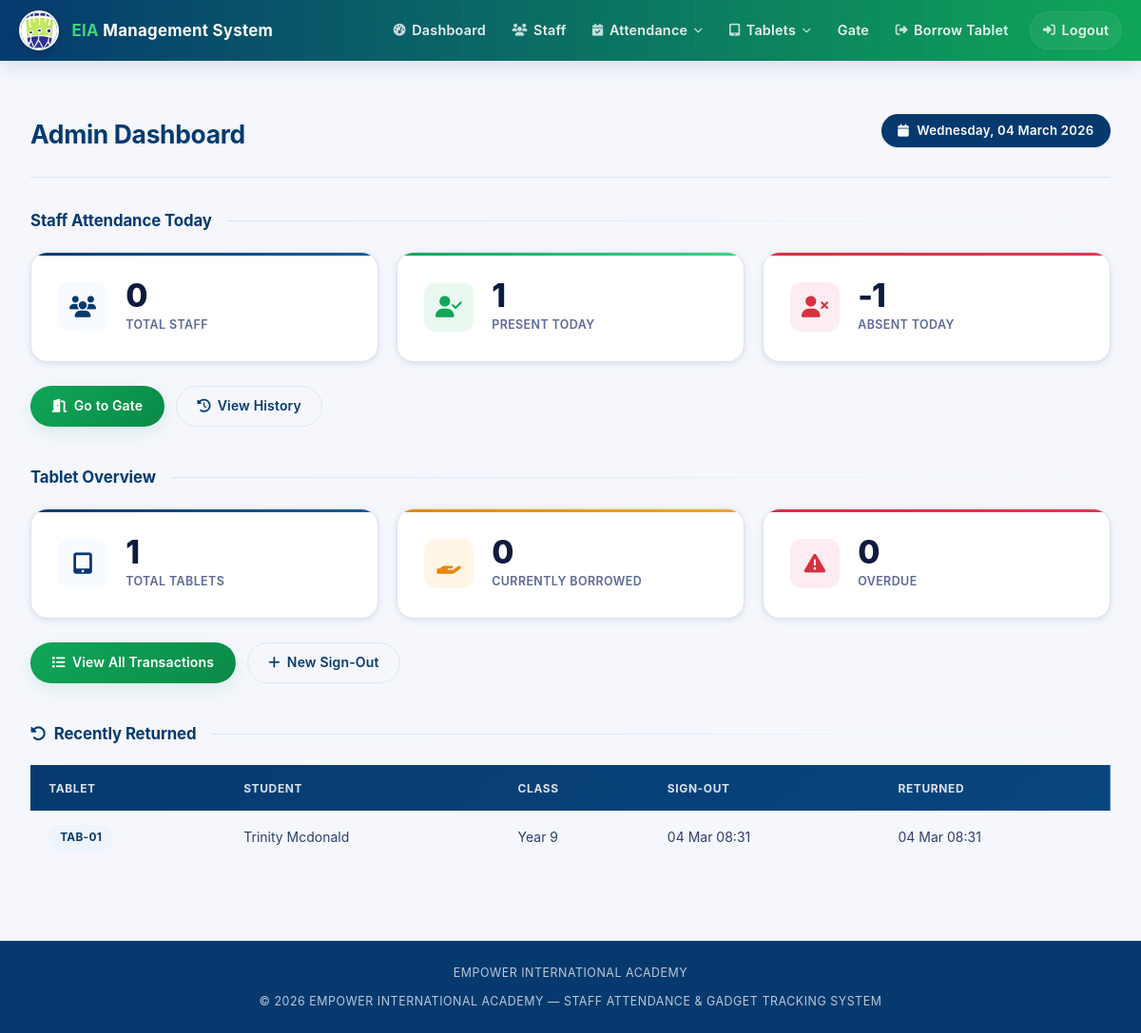
/dashboard (signed in), run on the app's committed database.
### tables this page shows
CREATE TABLE tablet_transactions (
            id                   INTEGER PRIMARY KEY AUTOINCREMENT,
            tablet_id            INTEGER NOT NULL REFERENCES tablets(id),
            student_name         TEXT    NOT NULL,
            student_class        TEXT,
            quantity             INTEGER DEFAULT 1,
            duration_hours       REAL    NOT NULL,
            sign_out_time        TEXT    DEFAULT (datetime('now')),
            expected_return_time TEXT,
            sign_back_time       TEXT,
            took_charger         INTEGER DEFAULT 0,
            took_earphones       INTEGER DEFAULT 0,
            status               TEXT    DEFAULT 'Borrowed',
            created_at           TEXT    DEFAULT (datetime('now'))
        );

CREATE TABLE tablets (
            id          INTEGER PRIMARY KEY AUTOINCREMENT,
            tablet_id   TEXT    NOT NULL UNIQUE,
            name        TEXT,
            is_active   INTEGER DEFAULT 1,
            created_at  TEXT    DEFAULT (datetime('now'))
        );

### app.py (the view)
@app.route('/dashboard')
@login_required
def dashboard():
    today = date.today().isoformat()
    now   = datetime.utcnow().isoformat()
    with get_db() as conn:
        total_staff   = conn.execute("SELECT COUNT(*) FROM staff WHERE is_active=1").fetchone()[0]
        present_today = conn.execute(
            "SELECT COUNT(*) FROM attendance WHERE date=? AND status='Present'", (today,)
        ).fetchone()[0]
        absent_today  = total_staff - present_today
        total_tablets  = conn.execute("SELECT COUNT(*) FROM tablets WHERE is_active=1").fetchone()[0]
        borrowed_count = conn.execute(
            "SELECT COUNT(*) FROM tablet_transactions WHERE status='Borrowed'"
        ).fetchone()[0]
        overdue = conn.execute("""
            SELECT tt.*, t.tablet_id AS tab_code
            FROM tablet_transactions tt
            JOIN tablets t ON tt.tablet_id = t.id
            WHERE tt.status='Borrowed' AND tt.expected_return_time < ?
        """, (now,)).fetchall()
        recently_returned = conn.execute("""
            SELECT tt.*, t.tablet_id AS tab_code
            FROM tablet_transactions tt
            JOIN tablets t ON tt.tablet_id = t.id
            WHERE tt.status='Returned'
            ORDER BY tt.sign_back_time DESC LIMIT 5
        """).fetchall()
    return render_template('dashboard.html',
        total_staff=total_staff,
        present_today=present_today,
        absent_today=absent_today,
        total_tablets=total_tablets,
        borrowed_tablets=borrowed_count,
        overdue_tablets=overdue,
        recently_returned=recently_returned,
        today=date.today()
    )

### app.py (called while the page is built)
def get_db():
    conn = sqlite3.connect(DB_PATH)
    conn.row_factory = sqlite3.Row
    conn.execute("PRAGMA foreign_keys = ON")
    return conn

def login_required(f):
    @wraps(f)
    def decorated(*args, **kwargs):
        if 'logged_in' not in session:
            flash('Please log in to access this page.', 'warning')
            return redirect(url_for('login'))
        return f(*args, **kwargs)
    return decorated

@app.template_filter('fmt_dt')
def fmt_dt(value):
    if not value: return '—'
    try:
        return datetime.fromisoformat(value).strftime('%d %b %H:%M')
    except Exception:
        return value

### eia_system/templates/dashboard.html (shortened to what this page needs)
{% extends 'base.html' %}
{% block content %}
<div class="page-header">
  <h1>Admin Dashboard</h1>
  <span class="date-badge"><i class="fas fa-calendar"></i> {{ today.strftime('%A, %d %B %Y') }}</span>
</div>
<section class="section">
  <h2 class="section-title"> Staff Attendance Today</h2>
  <div class="stat-grid">
    <div class="stat-card stat-blue">
      <div class="stat-icon"><i class="fas fa-users"></i></div>
      <div class="stat-info">
        <span class="stat-number">{{ total_staff }}</span>
        <span class="stat-label">Total Staff</span>
      </div>
    </div>
    <div class="stat-card stat-green">
      <div class="stat-icon"><i class="fas fa-user-check"></i></div>
      <div class="stat-info">
        <span class="stat-number">{{ present_today }}</span>
        <span class="stat-label">Present Today</span>
      </div>
    </div>
    <div class="stat-card stat-red">
      <div class="stat-icon"><i class="fas fa-user-times"></i></div>
      <div class="stat-info">
        <span class="stat-number">{{ absent_today }}</span>
        <span class="stat-label">Absent Today</span>
      </div>
    </div>
  </div>
  <div class="section-actions">
    <a href="{{ url_for('gate') }}" class="btn btn-primary"><i class="fas fa-door-open"></i> Go to Gate</a>
    <a href="{{ url_for('attendance_history') }}" class="btn btn-outline"><i class="fas fa-history"></i> View History</a>
  </div>
</section>
<section class="section">
  <h2 class="section-title"> Tablet Overview</h2>
  <div class="stat-grid">
    <div class="stat-card stat-blue">
      <div class="stat-icon"><i class="fas fa-tablet-alt"></i></div>
      <div class="stat-info">
        <span class="stat-number">{{ total_tablets }}</span>
        <span class="stat-label">Total Tablets</span>
      </div>
    </div>
    <div class="stat-card stat-yellow">
      <div class="stat-icon"><i class="fas fa-hand-holding"></i></div>
      <div class="stat-info">
        <span class="stat-number">{{ borrowed_tablets }}</span>
        <span class="stat-label">Currently Borrowed</span>
      </div>
    </div>
    <div class="stat-card stat-red">
      <div class="stat-icon"><i class="fas fa-exclamation-triangle"></i></div>
      <div class="stat-info">
        <span class="stat-number">{{ overdue_tablets|length }}</span>
        <span class="stat-label">Overdue</span>
      </div>
    </div>
  </div>
  <div class="section-actions">
    <a href="{{ url_for('tablet_transactions') }}" class="btn btn-primary"><i class="fas fa-list"></i> View All Transactions</a>
    <a href="{{ url_for('tablet_signout') }}" class="btn btn-outline"><i class="fas fa-plus"></i> New Sign-Out</a>
  </div>
</section>
{% if recently_returned %}
<section class="section">
  <h2 class="section-title"><i class="fas fa-undo-alt"></i> Recently Returned</h2>
  <table class="data-table">
    <thead>
      <tr>
        <th>Tablet</th><th>Student</th><th>Class</th><th>Sign-Out</th><th>Returned</th>
      </tr>
    </thead>
    <tbody>
      {% for tx in recently_returned %}
      <tr>
        <td><span class="badge badge-blue">{{ tx['tab_code'] }}</span></td>
        <td>{{ tx.student_name }}</td>
        <td>{{ tx.student_class }}</td>
        <td>{{ tx['sign_out_time']|fmt_dt }}</td>
        <td>{{ tx['sign_back_time']|fmt_dt }}</td>
      </tr>
      {% endfor %}
    </tbody>
  </table>
</section>
{% endif %}
{% endblock %}

### data on the page
tablet_transactions: tab_code "TAB-01", student_name "Trinity Mcdonald", student_class "Year 9", sign_out_time|fmt_dt "04 Mar 08:31", sign_back_time|fmt_dt "04 Mar 08:31"

### other printed values
{{ total_staff }} "0"
{{ present_today }} "1"
{{ absent_today }} "-1"
{{ total_tablets }} "1"
{{ borrowed_tablets }} "0"
{{ overdue_tablets|length }} "0"
